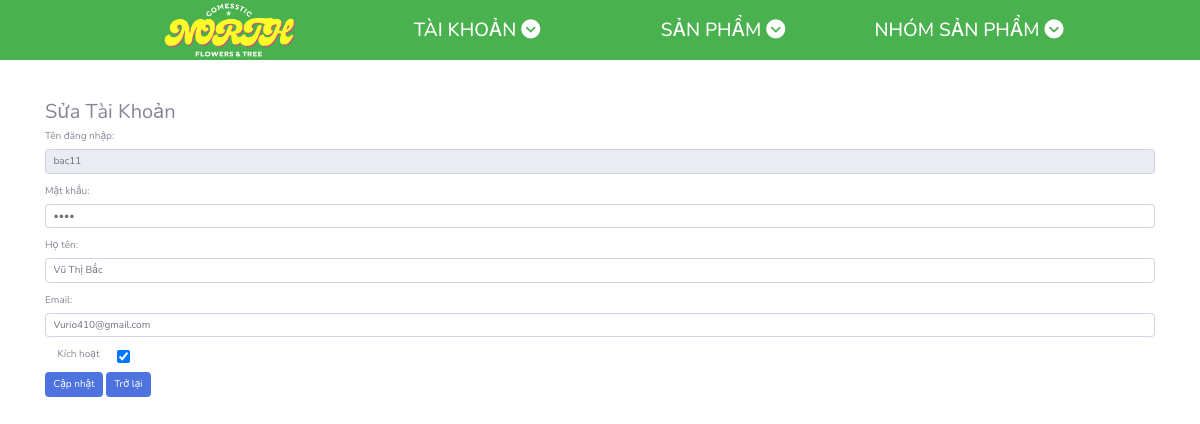
The page /suataikhoan.php?tendangnhap=bac11 on the database its author committed.
### tables this page shows
CREATE TABLE `taikhoan` (
  `tendangnhap` varchar(50) NOT NULL,
  `matkhau` varchar(50) NOT NULL,
  `hoten` varchar(100) DEFAULT NULL,
  `email` varchar(100) DEFAULT NULL,
  `enable` tinyint(1) NOT NULL DEFAULT 1
);

### ketnoi.php (called while the page is built, shortened)
<?php
   class ketnoi{
   private    $servername = "localhost";
   private  $username = "root";
   private   $password = "";
   private  $dbname = "vuthibacdk12cntt2";
    function __construct(){
    $this->conn = mysqli_connect( $this->servername,  $this->username,  $this->password,  $this->dbname);
}}
    ?>

### function_taikhoan.php (called while the page is built, shortened)
<?php
include "ketnoi.php";
class taikhoan extends ketnoi{
function hienthiid($id){
    $sql = "SELECT * FROM taikhoan WHERE tendangnhap = '$id'";
    $result = mysqli_query($this->conn,$sql);
    return $result;
}
};

### suataikhoan.php (the view, shortened to what this page needs)
<link href="quantri/vendor/fontawesome-free/css/all.min.css" rel="stylesheet" type="text/css">
    <link href="quantri/css/sb-admin-2.min.css" rel="stylesheet">
<?php include "headerquantri.php";
include "function_taikhoan.php";
$taikhoan = new taikhoan();
$tendangnhap = $_GET['tendangnhap'];
$result = $taikhoan->hienthiid($tendangnhap);
$row = mysqli_fetch_array($result);
?>
<!DOCTYPE html>
<html lang="en">
<body>
    <div class="container">
        <h2>Sửa Tài Khoản</h2>
        <form action="" method="POST">
            <div class="form-group">
                <label for="email">Tên đăng nhập:</label>
                <input type="text" class="form-control" id="tenn" name="ten"
                    value="<?php echo $row['tendangnhap'] ?>" disabled >
            </div>
            <div class="form-group">
                <label for="pwd">Mật khẩu:</label>
                <input type="password" class="form-control" name="matkhau" value="<?php echo $row['matkhau'] ?> "
                    required>
            </div>
            <div class="form-group">
                <label for="email">Họ tên:</label>
                <input type="text" class="form-control" name="hoten" value="<?php echo $row['hoten'] ?> ">
            </div>
            <div class="form-group">
                <label for="email">Email:</label>
                <input type="text" class="form-control" name="email" value="<?php echo $row['email'] ?> ">
            </div>
            <div class="form-group form-check">
                <label class="form-check-label" style="margin-right: 30px; "> Kích hoạt </label>
                <input class="form-check-input" type="checkbox" name="enable" value="1" <?php if ($row['enable'] == 1)
                        echo "checked" ?> />
            </div>
            <button type="submit" class="btn btn-primary" name='ok'>Cập nhật</button>
            <a href="taikhoan.php" class="btn btn-primary">Trở lại</a>
        </form>
    </div>
</body>
</html>

### assets/css/main.css (style rules this page uses)
.container { margin-top: 40px; }

### assets/css/base.css (style rules this page uses)
:root { --green-color:#49b14d; --white-color:#fff; --black-color:#000; --header-height:180px; --header-top-height:38px; --header-center-height: 80px; --header-bottom-height:calc(var(--header-height) - (var(--header-top-height) + var(--header-center-height))) }
* { box-sizing: border-box; }
html { font-size: 62.5%; font-family: 'Roboto', sans-serif; line-height: 1.6rem; margin: 0 auto; }

### rows shown on the page
taikhoan: ten "bac11", hoten "Vũ Thị Bắc", email "Vurio410@gmail.com", enable "☑"
